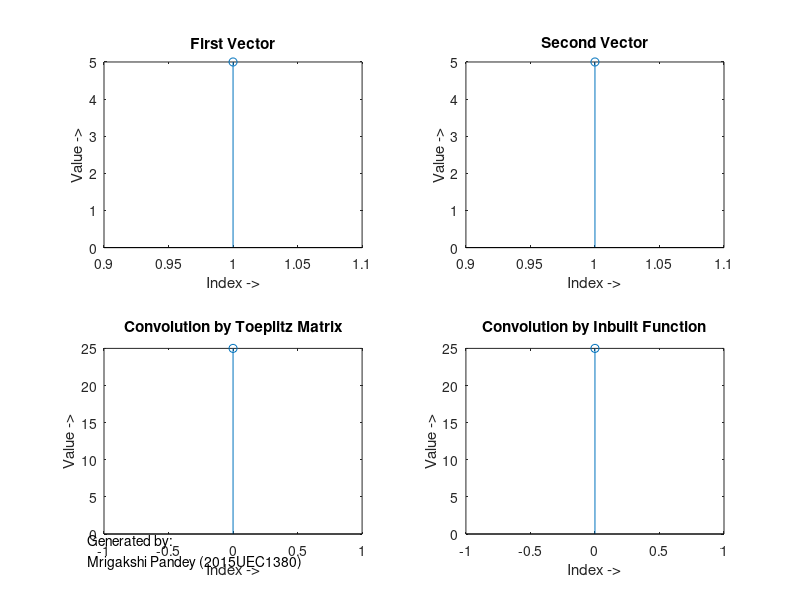

The MATLAB source for this figure:
%Author- Mrigakshi Pandey (2015UEC1380)
% Convolution by Toeplitz Matrix
%.......................................

close all;
clear all;
clc;

X=input('Input your Vector: ');
a=length(X);
tx=1:1:a;

Y=input('Input another Vector for Convolution: ');
b=length(Y);
ty=1:1:b;
subplot(2,2,1);
stem(tx,X);
title('First Vector');
xlabel('Index ->');
ylabel('Value ->');

subplot(2,2,2);
stem(ty,Y);
title('Second Vector');
xlabel('Index ->');
ylabel('Value ->');
n=a+b-1;
A=conv(X,Y);

Y=Y';
X=[X,zeros(1,n-a)]';

Xt=X;

for i=1:1:b-1
    Xt=[Xt,circshift(X,1)];
    X=circshift(X,1);
end

Z=Xt*Y;
Z=Z';
t=-a+1:1:b-1;
subplot(2,2,3);
stem(t,Z);
title('Convolution by Toeplitz Matrix');
xlabel('Index ->');
ylabel('Value ->');

subplot(2,2,4);
stem(t,A);
title('Convolution by Inbuilt Function');
xlabel('Index ->');
ylabel('Value ->');
dim = [0.11 0.081 0 0];
str = {'Generated by:','Mrigakshi Pandey (2015UEC1380)'};
annotation('textbox',dim,'String',str,'FitBoxToText','on');